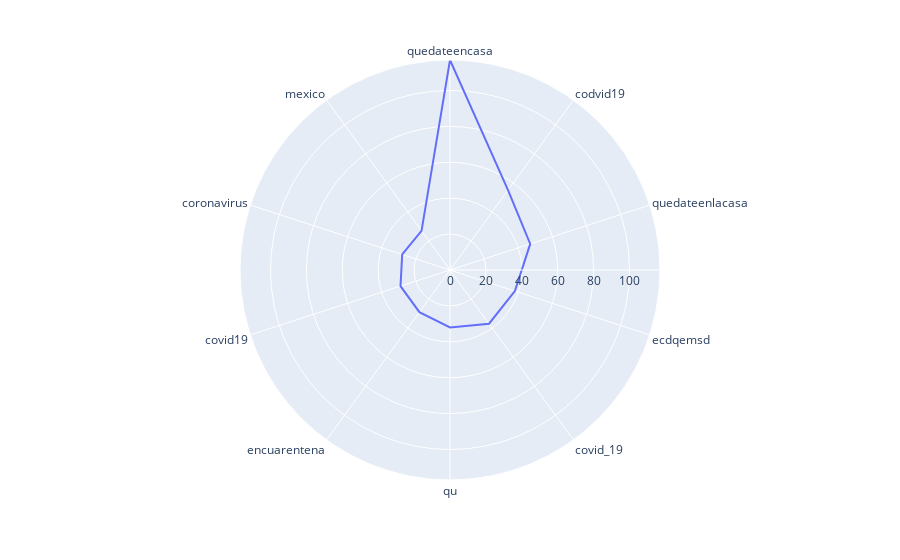

Source (notebook cell):
### Code cell
radar(aparicion_hash[:10], hashtags[:10], names=['Apariciones', 'Hashtags'])

### Figure 1 — Plotly figure (JSON) as saved in the notebook; plotly's stock layout.template omitted (floating-point values rounded to 4 significant figures)
{"data": [{"hovertemplate": "Apariciones=%{r}<br>Hashtags=%{theta}<extra></extra>", "legendgroup": "", "line": {"color": "#636efa", "dash": "solid"}, "mode": "lines", "name": "", "r": [117, 55, 47, 38, 37, 32, 29, 29, 28, 27, 117], "showlegend": false, "subplot": "polar", "theta": ["quedateencasa", "codvid19", "quedateenlacasa", "ecdqemsd", "covid_19", "qu", "encuarentena", "covid19", "coronavirus", "mexico", "quedateencasa"], "type": "scatterpolar"}], "layout": {"legend": {"tracegroupgap": 0}, "margin": {"t": 60}, "polar": {"angularaxis": {"direction": "clockwise", "rotation": 90}, "domain": {"x": [0, 1], "y": [0, 1]}}}}
